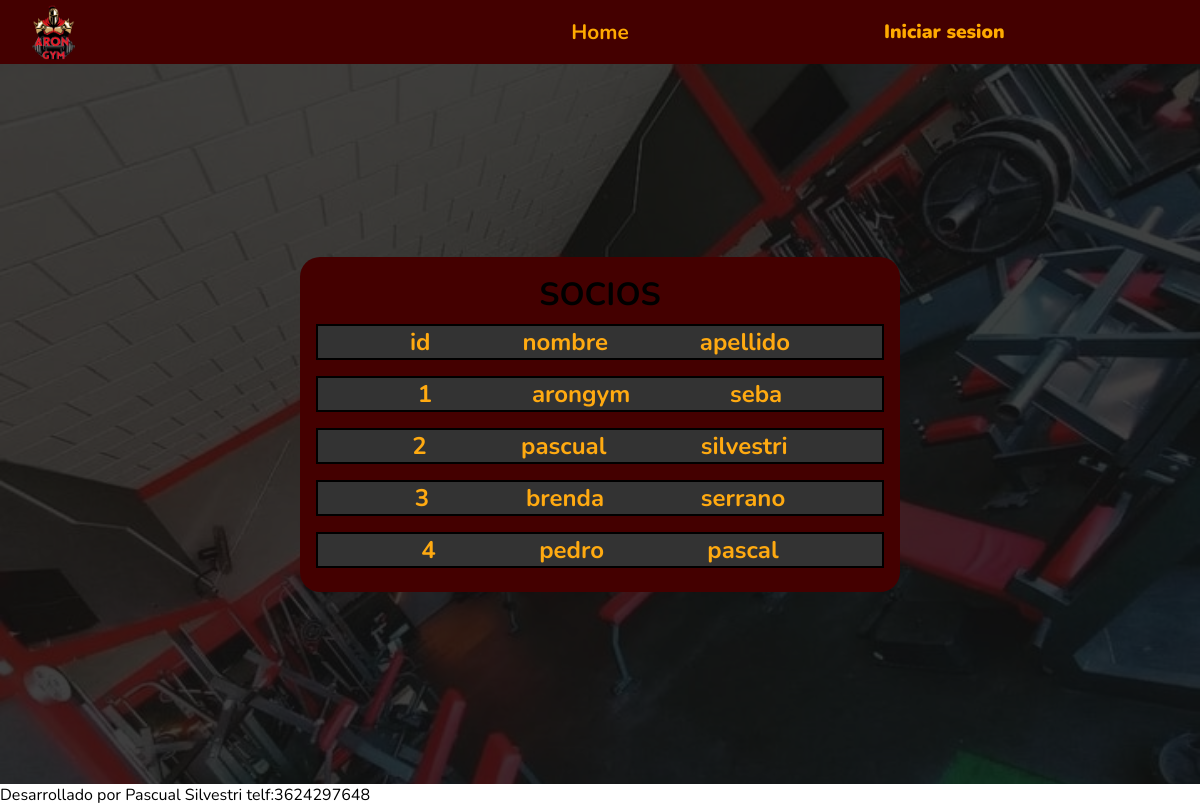
/Usuario/, run on an earlier commit of the app's database.
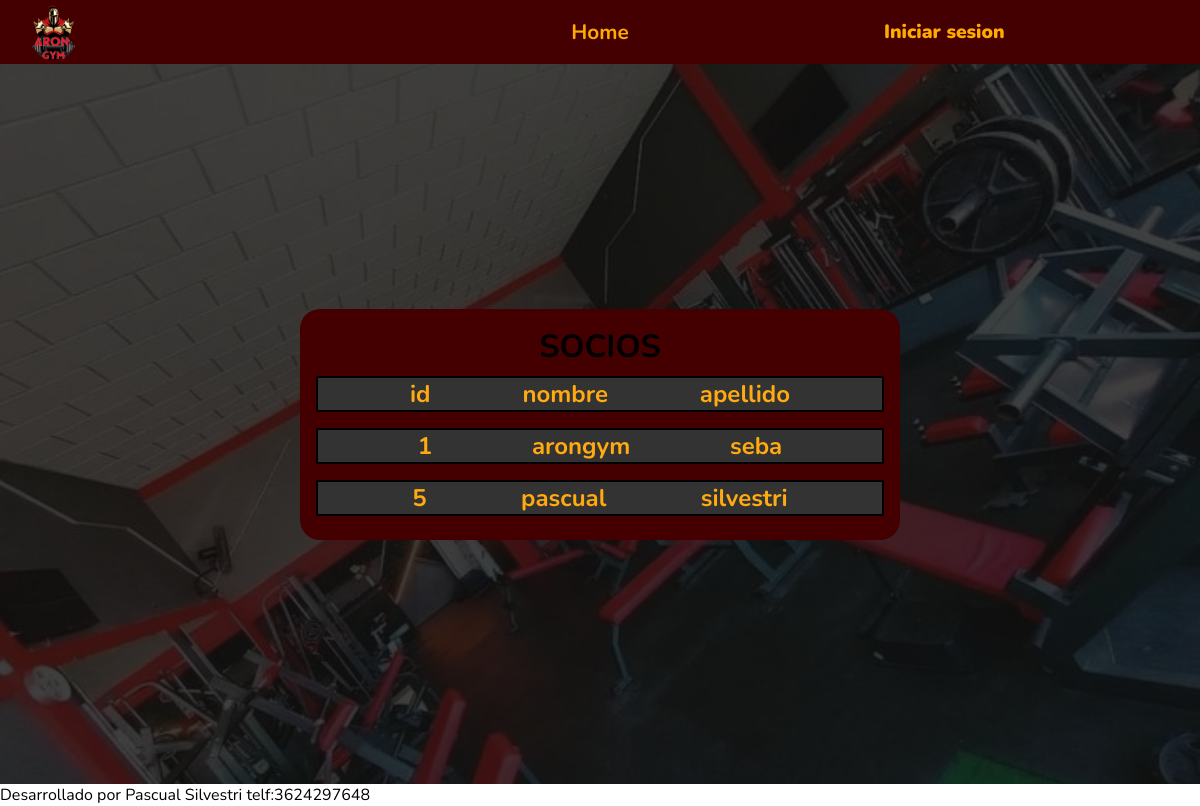
And on a later commit of the database.
### apps/usuarios/models.py (models this page shows)
class Usuario(AbstractUser):
    pass

### apps/usuarios/views.py (the view)
# urls.py: path('', views.usuario, name = 'usuarios'),
def usuario(request):
    usuario = Usuario.objects.all()
    context = {'usuario':usuario}
    return render(request,'usuarios/usuarios.html',context)

### templates/usuarios/usuarios.html (shortened to what this page needs)
{% extends 'base.html' %}
{% load static %}
{% block contenedor %}
<main class='main_usuarios'>
    <div class="contenedor_usuarios">
        <h1 class="titulo">
            SOCIOS
        </h1>
        <div class="row">
            <div class="cols">
                <h2>id</h2>
            </div>
            <div class="cols">
                <h2>nombre</h2>
            </div>
            <div class="cols">
                <h2>apellido</h2>
            </div>
        </div>
        {% for i in usuario %}
        <div class="row">
            <div class="cols">
                <h2>{{i.id}}</h2>
            </div>
            <div class="cols">
                <h2>{{i.first_name}}</h2>
            </div>
            <div class="cols">
                <h2>{{i.last_name}}</h2>
            </div>
        </div>
        {% endfor %}
    </div>
</main>
{% endblock %}

### templates/base.html (shortened to what this page needs)
{% load static %}
<!DOCTYPE html>
<html lang="en">
<head>
    <link rel="stylesheet" href="{% static "css/style_global.css" %}">
    <link rel="stylesheet" href="{% static "css/base/nav.css" %}">
    <link rel="stylesheet" href="{% static "css/videos/videos.css" %}">
    <link rel="stylesheet" href="{% static "css/usuarios/login.css" %}">
    <link rel="stylesheet" href="{% static "css/usuarios/usuarios.css" %}">
    <link rel="stylesheet" href="{% static "css/home/home.css" %}">
</head>
<body>
    <nav class='nav_base'>
        <div class="logo">
            <img src="{% static 'img/logo_arongym.png' %}" alt="logo" class="img_logo">
        </div>
        <ul class="ul_nav">
            <li class="li_nav"><a href="{% url 'home' %}" class="a_nav">Home</a></li>
        </ul>
        <ul class="ul_nav_inicio_sesion">
        {% if user.is_authenticated %}
            <li class="li_sesion cerrar"><a class="a_nav_sesion" href="{% url 'logout' %}">Cerrar Sesión</a></li>
        {% else %}
            <li class="li_sesion"><a href="{% url 'login' %}" class="a_nav_sesion">Iniciar sesion</a></li>
        {% endif %}
    </nav>
    {% block contenedor %}
    {% endblock %}
    <footer> Desarrollado por Pascual Silvestri telf:3624297648</footer>
</body>
</html>

### static/css/style_global.css (style rules this page uses)
:root { --letra: 'Nunito', sans-serif; }
* { padding:0; margin:0; box-sizing: border-box; font-family: var(--letra); }
body { width: 100vw; min-height: 100vh; height: 100vh; }

### static/css/base/nav.css (style rules this page uses)
nav { display: flex; justify-content: space-between; align-items: center; height:4rem; width: 100%; background-color: #400; padding:0 2rem; }
.logo { width:25%; height: 100%; padding: 0.2rem 0; display: flex; justify-content: flex-start; align-items: center; }
.img_logo { width: 20%; width: 15%; }
.ul_nav { width: 50%; height: 100%; display: flex; justify-content: space-evenly; align-items: center; }
a { text-decoration: none; }
li { list-style: none; }
.ul_nav li { width: 15%; height: 70%; border-radius: 20px; display: flex; justify-content: center; align-items: center; font-weight: 700; font-size: 1.3rem; }
.a_nav { color:#fa0; }
.ul_nav_inicio_sesion { width: 25%; height: 100%; display: flex; justify-content: space-between; align-items: center; }
.a_nav_sesion { color: #fa0; font-weight: 900; font-size: 1.2rem; }

### static/css/videos/videos.css (style rules this page uses)
img { width: 100%; border-radius: 10px 10px 0 0 ; }

### static/css/usuarios/usuarios.css (style rules this page uses)
.main_usuarios { width: 100%; min-height: 90vh; display: flex; justify-content: center; align-items: center; background: url(../../img/fondo_videos.jpg) no-repeat center center; background-size: cover; position: relative; }
.contenedor_usuarios { width: 50%; height: auto; padding: 1rem; display: flex; flex-direction: column; justify-content: center; align-items: center; z-index: 10; background-color: #400; border-radius: 20px; }
.row { display: flex; width: 100%; height: auto; justify-content: space-evenly; margin: 0.5rem 0; border: 2px solid #000; background-color: #333; }
.cols { color:#fa1; }

What changed in the data, as far as the page shows it:
removed Usuario: id "2", first_name "pascual", last_name "silvestri"
removed Usuario: id "3", first_name "brenda", last_name "serrano"
removed Usuario: id "4", first_name "pedro", last_name "pascal"
added Usuario: id "5", first_name "pascual", last_name "silvestri"
